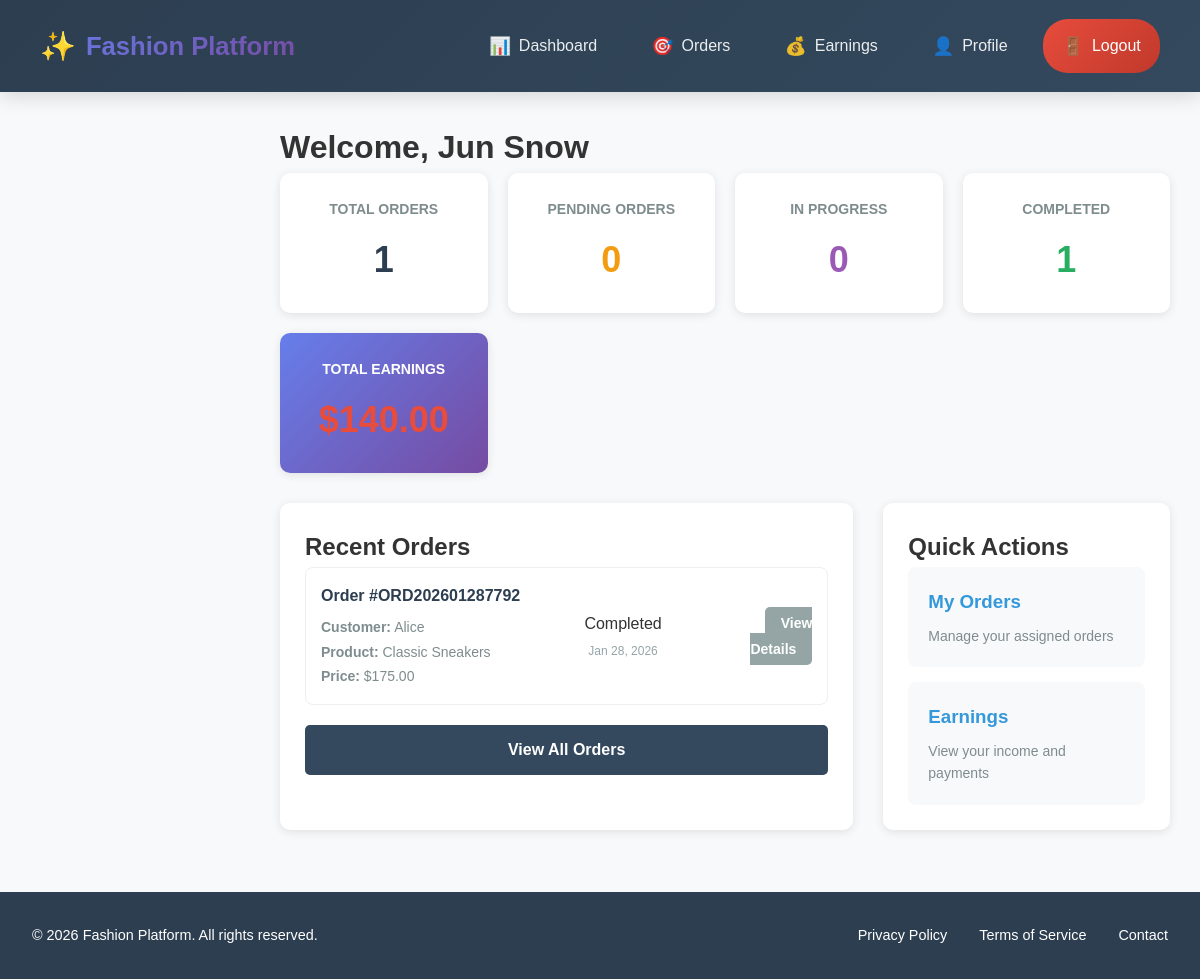
The app's page /artist/dashboard.php (signed in) with its own data.
### tables this page shows
CREATE TABLE `orders` (
  `id` int(11) NOT NULL,
  `order_id` varchar(50) NOT NULL,
  `customer_id` int(11) NOT NULL,
  `artist_id` int(11) DEFAULT NULL,
  `product_id` int(11) NOT NULL,
  `customization_details` longtext DEFAULT NULL CHECK (json_valid(`customization_details`)),
  `reference_images` text DEFAULT NULL,
  `total_price` decimal(10,2) NOT NULL,
  `status` enum('pending','assigned','in_progress','review','approved','completed','cancelled') DEFAULT 'pending',
  `deadline` date DEFAULT NULL,
  `created_at` timestamp NOT NULL DEFAULT current_timestamp(),
  `updated_at` timestamp NOT NULL DEFAULT current_timestamp() ON UPDATE current_timestamp()
);

CREATE TABLE `users` (
  `id` int(11) NOT NULL,
  `name` varchar(100) NOT NULL,
  `email` varchar(100) NOT NULL,
  `password` varchar(255) NOT NULL,
  `role` enum('admin','artist','customer') NOT NULL,
  `phone` varchar(20) DEFAULT NULL,
  `address` text DEFAULT NULL,
  `profile_image` varchar(255) DEFAULT NULL,
  `is_active` tinyint(1) DEFAULT 1,
  `created_at` timestamp NOT NULL DEFAULT current_timestamp(),
  `updated_at` timestamp NOT NULL DEFAULT current_timestamp() ON UPDATE current_timestamp(),
  `is_approved` tinyint(1) DEFAULT 1
);

CREATE TABLE `products` (
  `id` int(11) NOT NULL,
  `category_id` int(11) DEFAULT NULL,
  `name` varchar(100) NOT NULL,
  `description` text DEFAULT NULL,
  `base_price` decimal(10,2) NOT NULL,
  `image` varchar(255) DEFAULT NULL,
  `featured` tinyint(1) DEFAULT 0,
  `customization_options` longtext DEFAULT NULL CHECK (json_valid(`customization_options`)),
  `is_active` tinyint(1) DEFAULT 1,
  `created_at` timestamp NOT NULL DEFAULT current_timestamp(),
  `contact_info` varchar(255) DEFAULT NULL
);

### artist/dashboard.php (the view, shortened to what this page needs)
<?php
require_once '../config/database.php';
$artist_id = $_SESSION['user_id'];
$stats = [];
$queries = [
    'total_orders' => "SELECT COUNT(*) as count FROM orders WHERE artist_id = :artist_id",
    'pending_orders' => "SELECT COUNT(*) as count FROM orders WHERE artist_id = :artist_id AND status = 'assigned'",
    'in_progress' => "SELECT COUNT(*) as count FROM orders WHERE artist_id = :artist_id AND status = 'in_progress'",
    'completed_orders' => "SELECT COUNT(*) as count FROM orders WHERE artist_id = :artist_id AND status = 'completed'"
];
foreach ($queries as $key => $query) {
    $stmt = $db->prepare($query);
    $stmt->bindParam(':artist_id', $artist_id);
    $stmt->execute();
    $stats[$key] = $stmt->fetch(PDO::FETCH_ASSOC)['count'];
}
$query = "SELECT o.*, u.name as customer_name, p.name as product_name
          FROM orders o
          JOIN users u ON o.customer_id = u.id
          JOIN products p ON o.product_id = p.id
          WHERE o.artist_id = :artist_id
          ORDER BY o.created_at DESC LIMIT 5";
$stmt = $db->prepare($query);
$stmt->bindParam(':artist_id', $artist_id);
$stmt->execute();
$recent_orders = $stmt->fetchAll(PDO::FETCH_ASSOC);
$query = "SELECT SUM(total_price) as total_revenue FROM orders WHERE artist_id = :artist_id AND status = 'completed'";
$stmt = $db->prepare($query);
$stmt->bindParam(':artist_id', $artist_id);
$stmt->execute();
$total_revenue = $stmt->fetch(PDO::FETCH_ASSOC)['total_revenue'] ?? 0;
$query = "SELECT setting_value FROM settings WHERE setting_key = 'commission_rate'";
$stmt = $db->prepare($query);
$stmt->execute();
$commission_rate = $stmt->fetch(PDO::FETCH_ASSOC)['setting_value'] ?? 20;
$total_earnings = $total_revenue * (100 - $commission_rate) / 100;
include '../includes/header.php';
?>
<!DOCTYPE html>
<html>
<head>
    <link rel="stylesheet" href="../assets/css/artist.css">
</head>
<body>
    <div class="artist-container">
        <main class="content">
            <h1>Welcome, <?php echo $_SESSION['user_name']; ?></h1>
            <div class="stats-grid">
                <div class="stat-card">
                    <h3>Total Orders</h3>
                    <p class="stat-number"><?php echo $stats['total_orders']; ?></p>
                </div>
                <div class="stat-card">
                    <h3>Pending Orders</h3>
                    <p class="stat-number pending"><?php echo $stats['pending_orders']; ?></p>
                </div>
                <div class="stat-card">
                    <h3>In Progress</h3>
                    <p class="stat-number progress"><?php echo $stats['in_progress']; ?></p>
                </div>
                <div class="stat-card">
                    <h3>Completed</h3>
                    <p class="stat-number completed"><?php echo $stats['completed_orders']; ?></p>
                </div>
                <div class="stat-card earnings">
                    <h3>Total Earnings</h3>
                    <p class="stat-number earnings-amount">$<?php echo number_format($total_earnings, 2); ?></p>
                </div>
            </div>
            <div class="dashboard-sections">
                <div class="recent-orders-section">
                    <h2>Recent Orders</h2>
                    <?php if (empty($recent_orders)): ?>
                        <div class="no-orders">
                            <p>No orders assigned yet. Wait for admin to assign orders to you.</p>
                        </div>
                    <?php else: ?>
                        <div class="orders-list">
                            <?php foreach ($recent_orders as $order): ?>
                            <div class="order-item">
                                <div class="order-info">
                                    <h4>Order #<?php echo $order['order_id']; ?></h4>
                                    <p><strong>Customer:</strong> <?php echo $order['customer_name']; ?></p>
                                    <p><strong>Product:</strong> <?php echo $order['product_name']; ?></p>
                                    <p><strong>Price:</strong> $<?php echo number_format($order['total_price'], 2); ?></p>
                                </div>
                                <div class="order-status">
                                    <span class="status status-<?php echo $order['status']; ?>">
                                        <?php echo ucfirst(str_replace('_', ' ', $order['status'])); ?>
                                    </span>
                                    <p class="order-date"><?php echo date('M j, Y', strtotime($order['created_at'])); ?></p>
                                </div>
                                <div class="order-actions">
                                    <?php if ($order['status'] === 'assigned'): ?>
                                        <a href="orders.php" class="btn-action">Accept/Decline</a>
                                    <?php elseif (in_array($order['status'], ['in_progress', 'review'])): ?>
                                        <a href="order_work.php?id=<?php echo $order['id']; ?>" class="btn-action">Manage Work</a>
                                    <?php else: ?>
                                        <a href="orders.php" class="btn-view">View Details</a>
                                    <?php endif; ?>
                                </div>
                            </div>
                            <?php endforeach; ?>
                        </div>
                        <div class="view-all">
                            <a href="orders.php" class="btn-view-all">View All Orders</a>
                        </div>
                    <?php endif; ?>
                </div>
                <div class="quick-actions">
                    <h2>Quick Actions</h2>
                    <div class="actions-grid">
                        <a href="orders.php" class="action-card">
                            <h3>My Orders</h3>
                            <p>Manage your assigned orders</p>
                        </a>
                        <a href="earnings.php" class="action-card">
                            <h3>Earnings</h3>
                            <p>View your income and payments</p>
                        </a>
                    </div>
                </div>
            </div>
        </main>
    </div>
</body>
</html>
<?php include '../includes/footer.php'; ?>

### assets/css/style.css (style rules this page uses)
* { margin: 0; padding: 0; box-sizing: border-box; }
body { font-family: 'Arial', sans-serif; line-height: 1.6; color: #333; background-color: #f8f9fa; }
.admin-container, .artist-container { display: flex; }
.content { margin-left: 250px; padding: 30px; width: calc(100% - 250px); }
.stats-grid { display: grid; grid-template-columns: repeat(auto-fit, minmax(250px, 1fr)); gap: 20px; margin-bottom: 30px; }
.stat-card { background: white; padding: 30px; border-radius: 10px; box-shadow: 0 2px 10px rgba(0,0,0,0.1); text-align: center; }
.stat-card h3 { color: #7f8c8d; font-size: 14px; margin-bottom: 10px; text-transform: uppercase; }
.stat-card p { font-size: 36px; font-weight: bold; color: #2c3e50; }

### assets/css/artist.css (style rules this page uses)
.artist-container { display: flex; min-height: 100vh; }
.content { margin-left: 250px; padding: 30px; width: calc(100% - 250px); background: #f8f9fa; min-height: 100vh; }
.stats-grid { display: grid; grid-template-columns: repeat(auto-fit, minmax(200px, 1fr)); gap: 20px; margin-bottom: 30px; }
.stat-card { background: white; padding: 25px; border-radius: 10px; box-shadow: 0 2px 10px rgba(0,0,0,0.1); text-align: center; }
.stat-card h3 { color: #7f8c8d; font-size: 14px; margin-bottom: 10px; text-transform: uppercase; }
.stat-number { font-size: 32px; font-weight: bold; color: #2c3e50; margin: 0; }
.stat-number.pending { color: #f39c12; }
.stat-number.progress { color: #9b59b6; }
.stat-number.completed { color: #27ae60; }
.stat-number.earnings-amount { color: #e74c3c; }
.stat-card.earnings { background: linear-gradient(135deg, #667eea 0%, #764ba2 100%); color: white; }
.stat-card.earnings h3 { color: white; }
.dashboard-sections { display: grid; grid-template-columns: 2fr 1fr; gap: 30px; }
.recent-orders-section, .quick-actions { background: white; padding: 25px; border-radius: 10px; box-shadow: 0 2px 10px rgba(0,0,0,0.1); }
.orders-list { display: grid; gap: 15px; }
.order-item { display: grid; grid-template-columns: 2fr 1fr 1fr; gap: 20px; padding: 15px; border: 1px solid #ecf0f1; border-radius: 8px; align-items: center; }
.order-info h4 { margin: 0 0 8px 0; color: #2c3e50; }
.order-info p { margin: 2px 0; font-size: 14px; color: #7f8c8d; }
.order-status { text-align: center; }
.order-date { font-size: 12px; color: #95a5a6; margin-top: 5px; }
.order-actions { text-align: right; }
.btn-action, .btn-view { padding: 8px 16px; border-radius: 5px; text-decoration: none; font-size: 14px; font-weight: bold; }
.btn-view { background: #95a5a6; color: white; }
.btn-view-all { display: block; text-align: center; padding: 12px; background: #34495e; color: white; text-decoration: none; border-radius: 5px; margin-top: 20px; font-weight: bold; }
.actions-grid { display: grid; gap: 15px; }
.action-card { padding: 20px; background: #f8f9fa; border-radius: 8px; text-decoration: none; color: #2c3e50; transition: all 0.3s ease; }
.action-card h3 { margin: 0 0 8px 0; color: #3498db; }
.action-card p { margin: 0; font-size: 14px; color: #7f8c8d; }

### records on screen
orders: order "ORD202601287792", customer.name "Alice", product.name "Classic Sneakers", total_price "175.00", status "Completed", created_at "Jan 28, 2026", shows "View Details"

### other values on screen
$_SESSION['user_name'] "Jun Snow"
$stats['total_orders'] "1"
$stats['pending_orders'] "0"
$stats['in_progress'] "0"
$stats['completed_orders'] "1"
